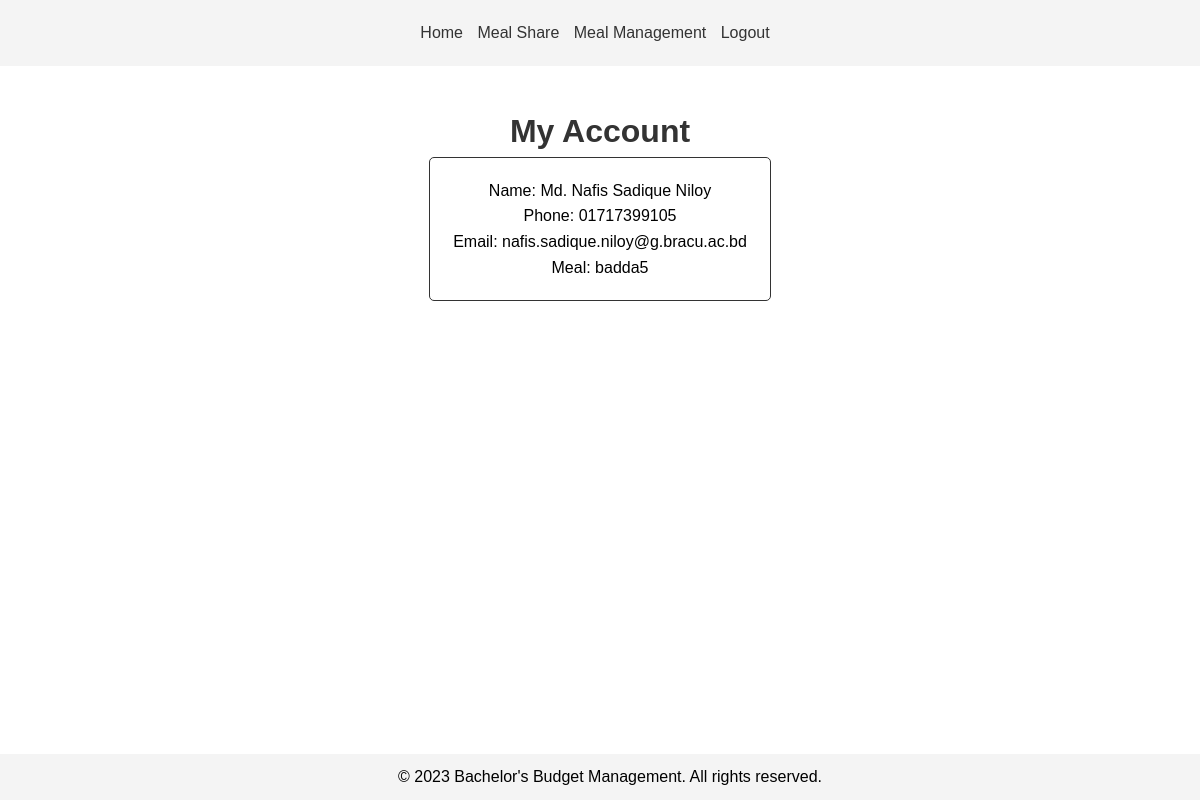
/php/myaccount.php (signed in), run on the app's committed database.
### tables this page shows
CREATE TABLE `users` (
  `name` varchar(100) DEFAULT NULL,
  `phone` varchar(15) DEFAULT NULL,
  `email` varchar(100) DEFAULT NULL,
  `password` varchar(100) DEFAULT NULL,
  `plan1` varchar(20) DEFAULT NULL
);

### php/myaccount.php (the view, shortened to what this page needs)
<?php
 require_once('DBconnect.php');
 $phn = $_SESSION['phone'];
?>
</html>
<!DOCTYPE html>
<html lang="en">
<head>
  <link rel="stylesheet" href="styles.css">
</head>
<body>
  <header>
    <nav>
      <ul>
        <li><a href="index.php">Home</a></li>
        <li><a href="chose.php">Meal Share</a></li>
        <li><a href="plan.php">Meal Management</a></li>
        <li><a href="logout.php">Logout</a></li>
      </ul>
    </nav>
  </header>
  <main>
  <main>
    <h1>My Account</h1>
    <div class="accountInfo">
    <?php
        $query = "SELECT * FROM users WHERE `phone` = '$phn'";
        $result = mysqli_query($conn, $query);
        $row = mysqli_fetch_array($result);
        echo "Name: ".$row['name']. "<br>";
        echo "Phone: ".$row['phone']. "<br>";
        echo "Email: ".$row['email']. "<br>";
        echo "Meal: ".$row['plan1']. "<br>";
        ?>
    </div>
</main>
  </main>
  <footer>
    <p>&copy; 2023 Bachelor's Budget Management. All rights reserved.</p>
  </footer>
</body>
</html>

### css/styles.css (style rules this page uses)
body, h1, p, ul, li { margin: 0; padding: 0; }
body { font-family: Arial, sans-serif; line-height: 1.6; text-align: center; }
header { background-color: #f4f4f4; padding: 10px; }
nav ul { list-style: none; padding: 10px; }
nav ul li { display: inline; margin-right: 10px; }
nav ul li a { text-decoration: none; color: #333; }
main { padding: 20px; }
h1 { color: #333; }
.accountInfo { width: 300px; margin: 0 auto; padding: 20px; border: 1px solid #333; border-radius: 5px; }
footer { background-color: #f4f4f4; text-align: center; padding: 10px; position: fixed; bottom: 0; width: 100%; }

### data on the page
users: name "Md. Nafis Sadique Niloy", phone "01717399105", email "nafis.sadique.niloy@g.bracu.ac.bd", plan1 "badda5"
